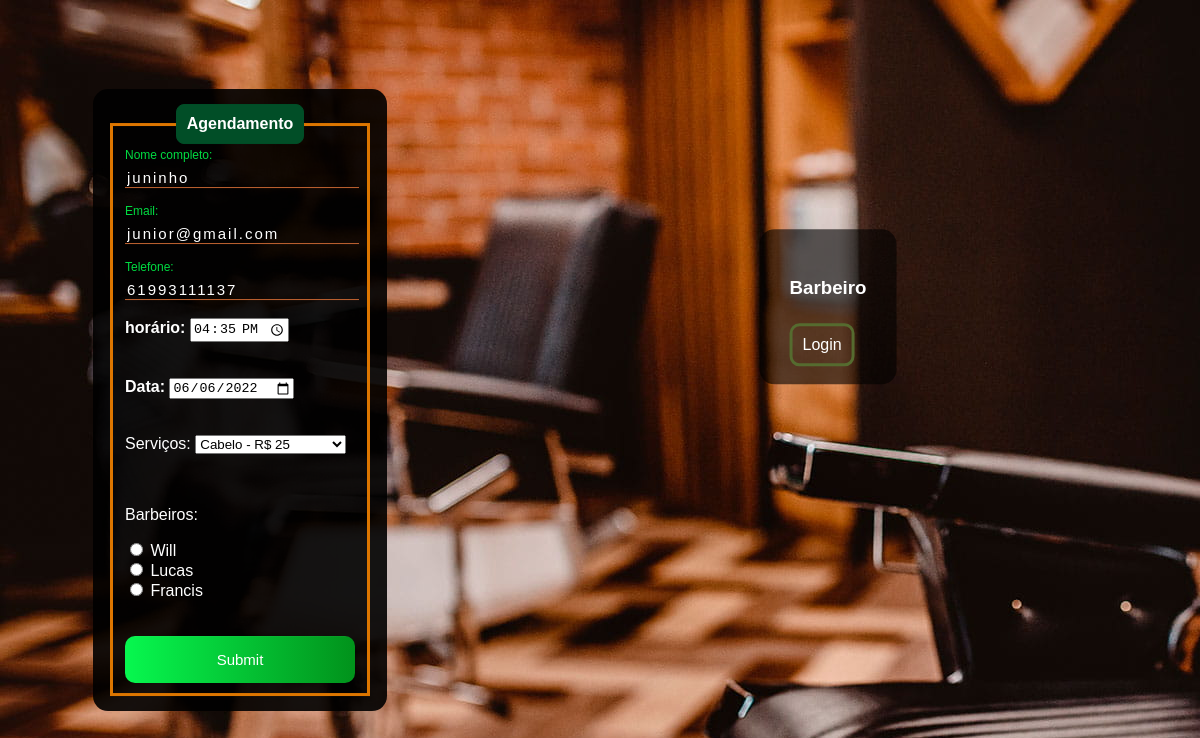
The page /edit.php?id=1 on the database its author committed.
### tables this page shows
CREATE TABLE `agenda` (
  `id` int(11) NOT NULL AUTO_INCREMENT,
  `nome` varchar(110) NOT NULL,
  `email` varchar(60) NOT NULL,
  `telefone` varchar(11) NOT NULL,
  `horario` time NOT NULL,
  `data_agend` date NOT NULL,
  `services` varchar(40) NOT NULL,
  `barbeiro` varchar(40) NOT NULL,
  PRIMARY KEY (`id`)
);

### edit.php (the view, shortened to what this page needs)
<?php
        if(!empty($_GET['id']))
        {
            include_once('conexao.php');
                $id = $_GET['id'];
                $sqlSelect = "SELECT *  FROM agenda WHERE id=$id";
                $result  = $conexao ->query($sqlSelect);
                if($result->num_rows > 0)
                {
                    while($user_data = mysqli_fetch_assoc($result))
                    {
                        $nome  =  $user_data [ 'nome'];
                        $email = $user_data [ 'email'];
                        $telefone = $user_data [  'telefone'];
                        $horario =  $user_data ['horario'];
                        $data_agend =$user_data ['data_agend'];
                    }
                }
                else
                {
                        header('location: agenda.php');
                }
        }
?>
<!DOCTYPE html>
<html lang="pt-br">
<head>
    <link rel="stylesheet" href="style_agenda.css">
</head>
<body>
    <div class="box">
            <form action="save_edit.php" method="POST">
                <fieldset>
                <legend><b>Agendamento</b></legend> <br>
                <div class="inputBox">
                        <input type="text" name="nome" id="nome" class="inputUser" value="<?php echo $nome ?>" required >
                        <label for="nome" class="labelInput">Nome completo:</label>
                </div><br><br>
                <div class="inputBox">
                        <input type="text" name="email" id="email" class="inputUser" value="<?php echo $email ?> " required >
                        <label for="email" class="labelInput">Email:</label>
                </div><br><br>
                <div class="inputBox">
                        <input type="tel" name="telefone" id="telefone" class="inputUser"  value="<?php echo $telefone ?>" required >
                        <label for="telefone" class="labelInput">Telefone:</label>
                </div><br<br><br>
                        <label for="horario"><b>horário:</b></label>
                        <input type="time" name="horario" id="horario"  value="<?php echo $horario ?>" required >
                <br><br><br>
                        <label for="data_agendamento"><b>Data:</b></label>
                        <input type="date" name="data_agend" id="data_agend"   value="<?php echo $data_agend ?>"required >
                <br><br><br>
                <label for="services">Serviços:</label>
                <select name="services" id="services">
                    <option value="cabelo" >Cabelo -  R$ 25 </option>
                </select> <br><br><br>
                <p>Barbeiros:</p>
                <input type="radio" id="will" name="barbeiro" value="will" required>
                <label for="will">Will</label><br>
                <input type="radio" id="lucas" name="barbeiro" value="lucas"  required>
                <label for="lucas">Lucas</label><br>
                <input type="radio" id="francis" name="barbeiro" value="francis" required>
                <label for="barbeiro">Francis</label><br><br><br>
                <input type="submit" name="update" id="update">
                <div class="bot">
                    <h3>Barbeiro</h3><br>
                    <a href="registro.php"> Login </a>
                </div>
            </fieldset>
        </form>
    </div>
</body>
</html>

### style_agenda.css (style rules this page uses)
body { font-family: Arial, Helvetica, sans-serif; background-image: url("cadeira.jpg"); overflow: hidden; }
.box { color: white; position: absolute; top: 50%; left: 20%; transform: translate(-50%,-50%); background-color: rgba(0, 0, 0, 0.9); padding: 15px; border-radius: 15px; width: 22%; }
fieldset { border: 3px solid rgb(221, 118, 0); }
legend { border: 1px solid rgb(1, 78, 39); padding: 10px; text-align: center; background-color:rgb(1, 78, 39); border-radius: 8px; }
.inputBox { position: relative; }
.inputUser { background: none; border: none; border-bottom: 1px solid rgb(190, 98, 48); outline: none; color: white; font-size: 15px; width: 100%; letter-spacing: 2px; }
.labelInput { position: absolute; top: 0px; left: 0px; pointer-events: none; transition: .5s; }
.inputUser:focus ~ .labelInput, .inputUser:valid ~ .labelInput { top: -20px; font-size: 12px; color: rgb(0, 221, 66); }

### edit.php (style rules this page uses)
.bot { position: absolute; top: 35%; left: 250%; transform: translate(-50%,-50%); background-color: rgba(0, 0, 0,0.6); padding: 30px; border-radius: 15px; }
a { text-decoration: none; color: white; border: 3px solid darkolivegreen; border-radius: 10px; padding: 10px; }
#update { background-image: linear-gradient( to right, rgb(7, 248, 79), rgb(1, 146, 27) ); width: 100%; width: 100%; border: none; padding: 15px; color: white; font-size: 15px; cursor: pointer; border-radius: 10px; }

### rows shown on the page
agenda: nome "juninho", email "junior@gmail.com", telefone "61993111137", horario "16:35:00", data_agend "06/06/2022"
